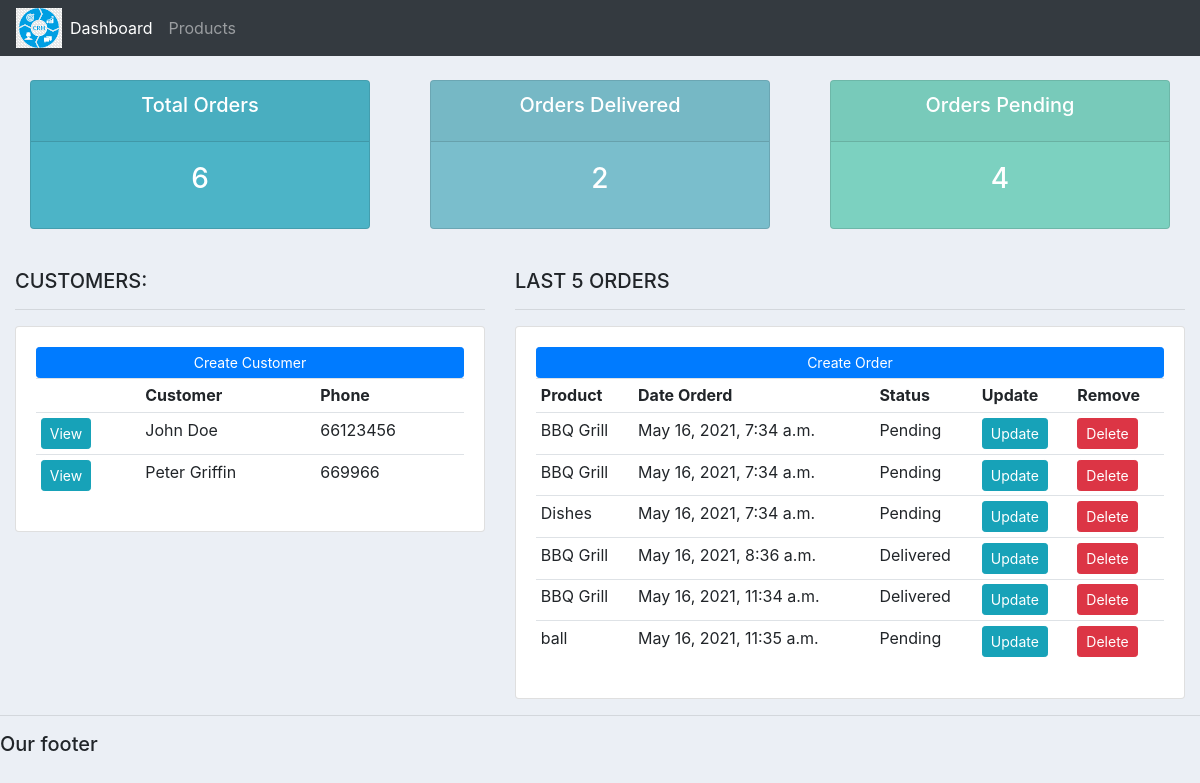
The page / on the database its author committed.
### accounts/models.py (models this page shows, shortened)
class Customer(models.Model):
    name = models.CharField(max_length =200, null = True)
    phone = models.IntegerField( null = True)
    email = models.EmailField(null=  True)
    date_created =  models.DateTimeField(auto_now_add=True)

class Order(models.Model):
    customer = models.ForeignKey(Customer, null=True, on_delete=models.SET_NULL)
    product = models.ForeignKey(Product, null = True, on_delete=models.SET_NULL)
    STATUS =(
        ('Pending','Pending'),
        ('Out of delivery', 'Out of delivery'),
        ('Delivered', 'Delivered'),
        )
    date_created = models.DateTimeField(auto_now_add=True, null =True)
    status  = models.CharField(max_length= 200, null = True, choices = STATUS)

class Product(models.Model):
    CATEGORY =(
        ('Indoor','Indoor'),
        ('Out Door', 'Out  Door'),
        )
    name = models.CharField(max_length=50, null = True)
    price = models.FloatField(null = True)
    category = models.CharField(max_length =200, null =True , choices = CATEGORY)
    description = models.CharField(max_length = 200, null=True, blank =True)
    data_created = models.DateTimeField(auto_now_add=True, null=  True)
    tags = models.ManyToManyField(Tag)
    def __str__(self):
        return self.name

### accounts/views.py (the view)
# urls.py: path('',views.home, name  ='home'),
def home(request):
    orders = Order.objects.all()
    customers = Customer.objects.all()
    total_customers = customers.count()
    total_orders = orders.count()
    delivered = orders.filter(status ='Delivered').count()
    pending = orders.filter(status = 'Pending').count()
    context = {"orders": orders, "customers": customers,
                'total_orders': total_orders, 'delivered':delivered,
                'pending':pending}
    return render(request, 'accounts/dashboard.html', context)

### accounts/templates/accounts/dashboard.html
{%  extends 'accounts/main.html' %}
{% block content %}
{%  include 'accounts/status.html' %}
<br>
<div class="row">
	<div class="col-md-5">
		<h5>CUSTOMERS:</h5>
		<hr>
		<div class="card card-body">
			<a class="btn btn-primary  btn-sm btn-block" href="">Create Customer</a>
			<table class="table table-sm">
				<tr>
					<th></th>
					<th>Customer</th>
					<th>Phone</th>
				</tr>
				{% for customer in customers%}
					<tr>
						<td><a class ="btn btn-sm btn-info" href ="{% url 'customer' customer.id%}">View</a></td>
						<td>{{customer.name}}</td>
						<td>{{customer.phone}}</td>
					</tr>
					{% endfor%}
			</table>
		</div>
	</div>
	<div class="col-md-7">
		<h5>LAST 5 ORDERS</h5>
		<hr>
		<div class="card card-body">
			<a class="btn btn-primary  btn-sm btn-block" href="{% url 'create_order'%}">Create Order</a>
			<table class="table table-sm">
				<tr>
					<th>Product</th>
					<th>Date Orderd</th>
					<th>Status</th>
					<th>Update</th>
					<th>Remove</th>
				</tr>
				{% for order in orders %}
					<tr>
						<td>{{order.product}}</td>
						<td>{{order.date_created}}</td>
						<td>{{order.status}}</td>
						<td><a class ="btn btn-sm btn-info" href="{% url 'update_order' order.id %}">Update</a></td>
						<td><a class ="btn btn-sm btn-danger" href="{% url 'delete_order' order.id %}">Delete</a></td>
					</tr>
				{% endfor%}
			</table>
		</div>
	</div>
</div>
{% endblock %}

### accounts/static/accounts/css/main.css (style rules this page uses)
body { background-color: #ebeff5; }

### rows shown on the page
Customer: name "John Doe", phone "66123456"
Customer: name "Peter Griffin", phone "669966"
Order: product "BBQ Grill", date_created "May 16, 2021, 7:34 a.m.", status "Pending"
Order: product "BBQ Grill", date_created "May 16, 2021, 7:34 a.m.", status "Pending"
Order: product "Dishes", date_created "May 16, 2021, 7:34 a.m.", status "Pending"
Order: product "BBQ Grill", date_created "May 16, 2021, 8:36 a.m.", status "Delivered"
Order: product "BBQ Grill", date_created "May 16, 2021, 11:34 a.m.", status "Delivered"
Order: product "ball", date_created "May 16, 2021, 11:35 a.m.", status "Pending"

### other values the page prints
{{ total_orders }} "6"
{{ delivered }} "2"
{{ pending }} "4"
